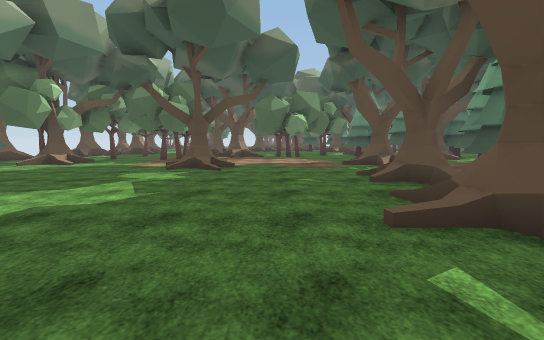
[1] (above)

23 first-person views from a walk through a scene from a Unity 3-D project. The camera is 1.4 m above the floor, tilts 6° down and sees 90° across. The floor is counted in squares, 2 m on a side. Each view is taken from the middle of a square. On the plan, view 1 faces up. The plan holds only what a view shows up to about 9 squares ahead; the rest is blank. The place goes on beyond the plan. Some animated figures are not drawn. Some surface patterns are stand-ins.

[2]
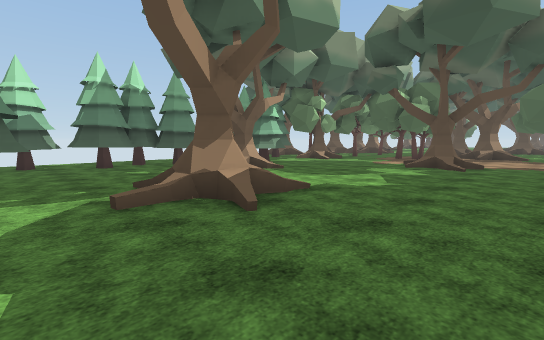

[3]
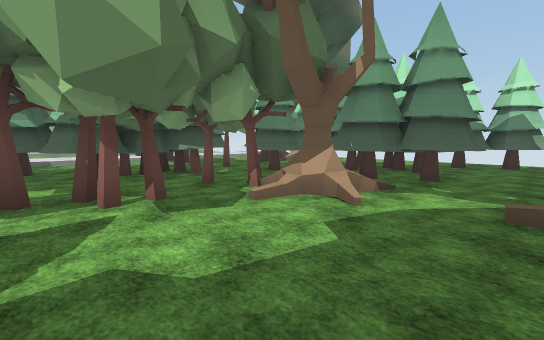

[4]
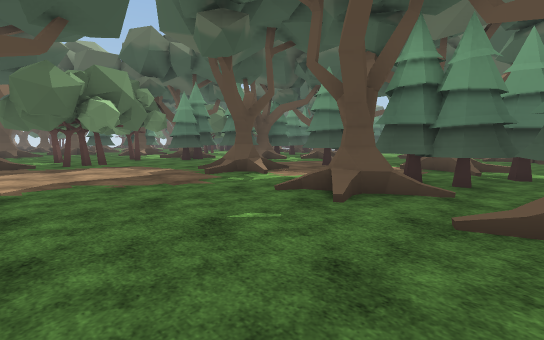

[5]
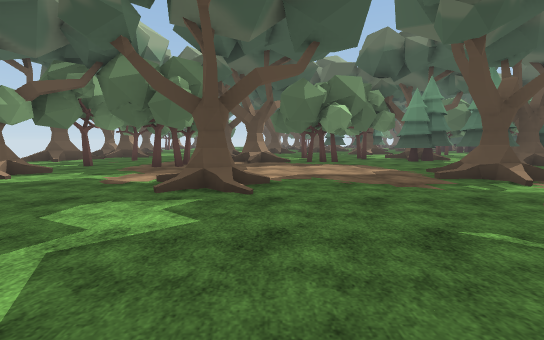

[6]
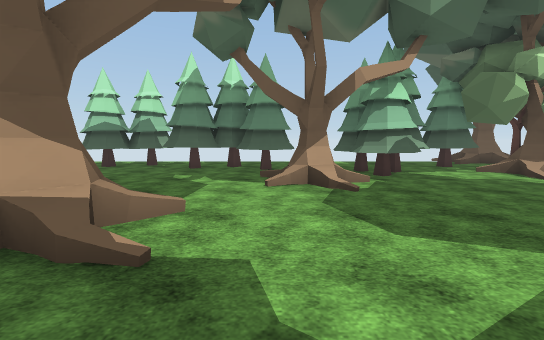

[7]
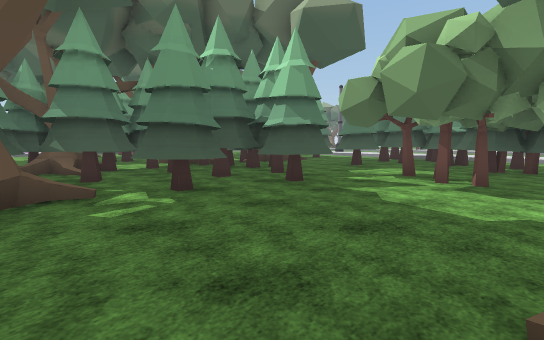

[8]
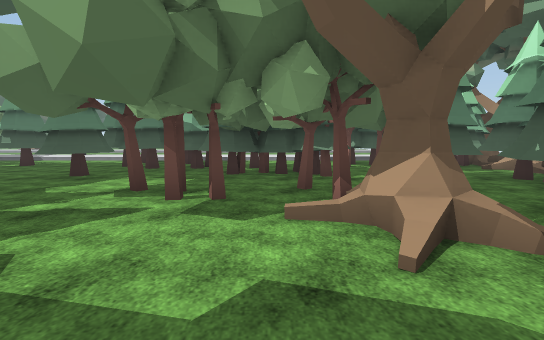

[9]
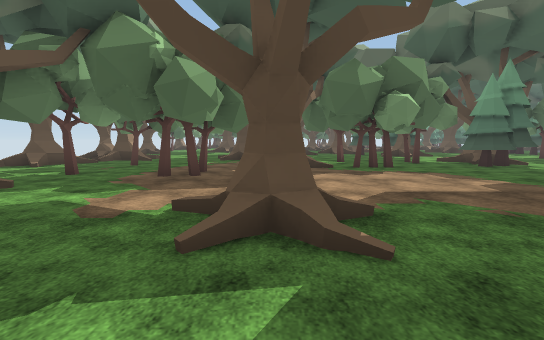

[10]
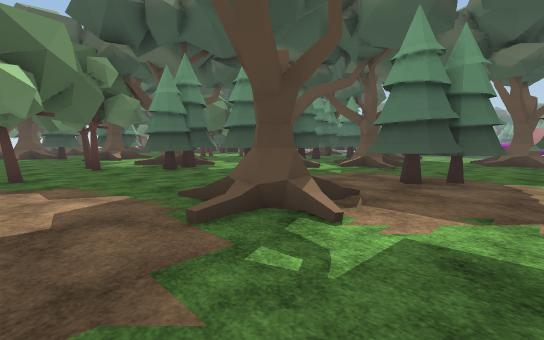

[11]
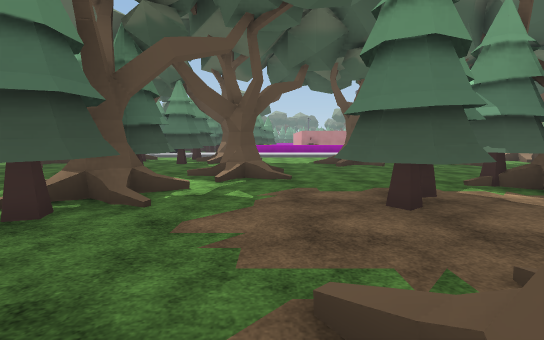

[12]
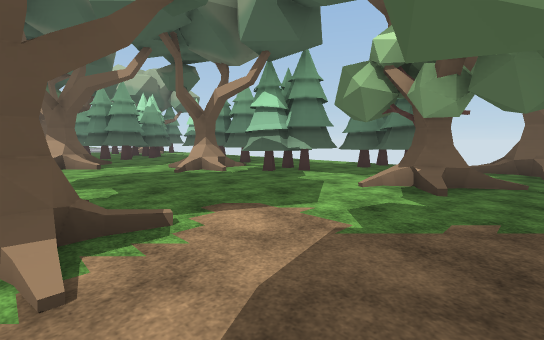

[13]
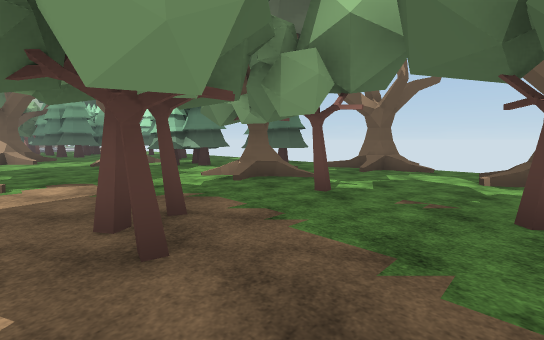

[14]
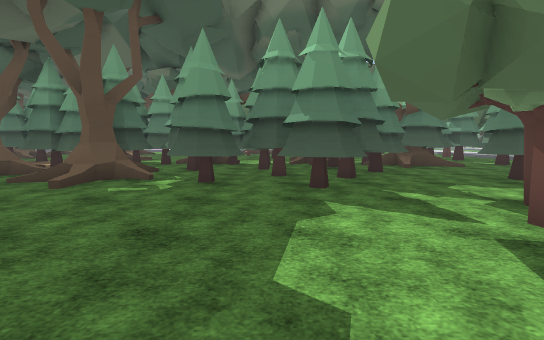

[15]
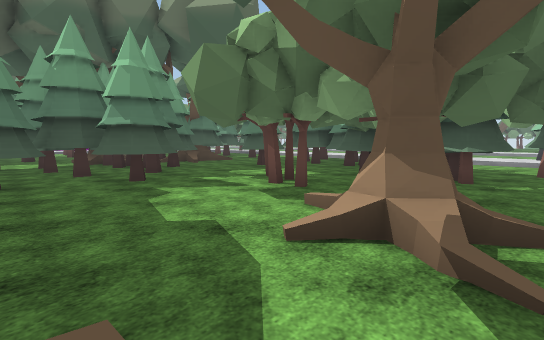

[16]
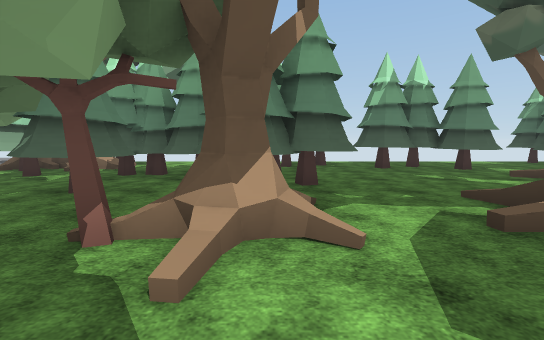

[17]
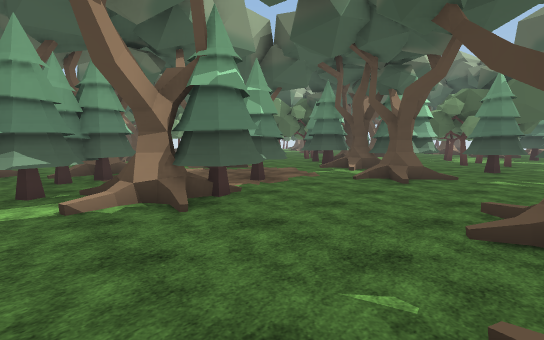

[18]
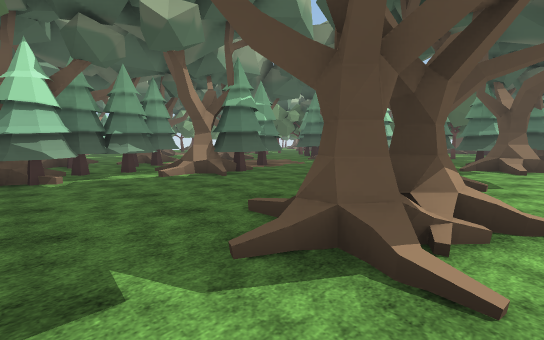

[19]
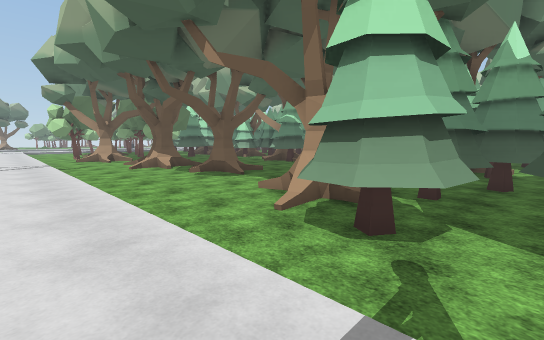

[20]
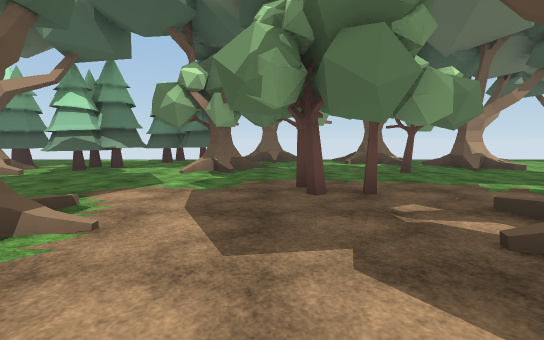

[21]
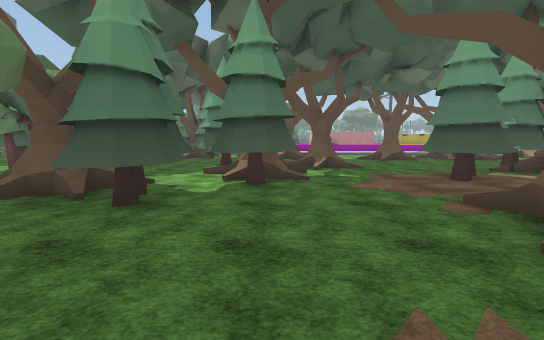

[22]
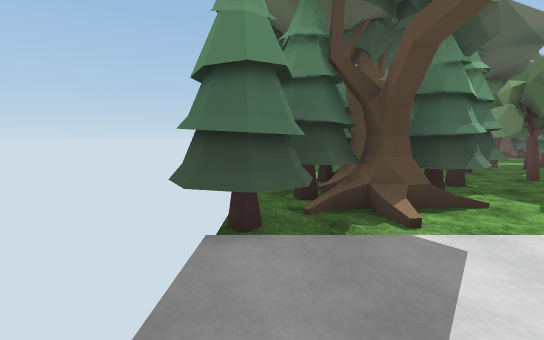

[23]
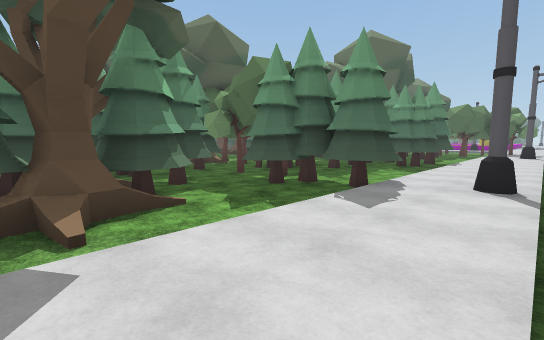

### Floor plan
Key: @ floor where view 1 was taken; # wall or solid block; x gap in a wall; . main floor; : floor 0.25 m higher than the main floor; / step, stairs or slope; T thing the floor can be seen under or through; O other object.
Columns run from 11 left of view 1 to 16 right of it. Each row starts with its distance up from view 1.
 13   O..#...O ....##..x.#.O#./:
 12  ........OOx#..##./#.#####/:
 11  ....#..........##O#...O../:
 10  O:................/O..OO./:
  9   ./O/............./O...../:
  8  .##//..//....OO.#......../:
  7  ##......O.......##...O.../:
  6  ####.............#...OO../:
  5  ..###.......OO#..O#....../:
  4  .../O/........#.//.../O../:
  3  ..#.//......O####..../O../:
  2  .##.........O#####......./:
  1  .##...OO.....#####...../ /:
  0  .#........@##### ..
 -1  .#..##.....#####
 -2  .#####xO...######
 -3   . TTT.#....####
 -4   ..TTT.#.##..#.#
 -5   ..TTTT.....T..O
 -6   #....TT##..T..#
 -7   #O##.. ####T...
 -8  ####.##.  ##T..#.
 -9 ###...##...###/...
-10 ##////##//////
-11  :::::::::::::
-12  //////#//////

Where each view was taken, in squares from view 1:
view 1: 0 up, 0 right, facing up
view 2: 1 down, 0 right, facing up-left
view 3: 0 up, 0 right, facing down-left
view 4: 3 up, 1 left, facing up-right
view 5: 3 up, 1 left, facing up
view 6: 3 up, 1 left, facing left
view 7: 2 up, 2 left, facing down-right
view 8: 0 up, 2 left, facing down
view 9: 5 up, 2 left, facing up
view 10: 6 up, 1 right, facing up-right
view 11: 9 up, 3 right, facing right
view 12: 10 up, 2 left, facing down-left
view 13: 13 up, 3 left, facing down-left
view 14: 1 down, 3 left, facing right
view 15: 0 up, 4 left, facing down-right
view 16: 2 down, 1 left, facing left
view 17: 3 up, 11 right, facing up-left
view 18: 1 up, 13 right, facing up-left
view 19: 13 up, 16 right, facing down-left
view 20: 10 up, 0 right, facing left
view 21: 11 up, 1 right, facing right
view 22: 12 down, 10 left, facing up
view 23: 12 down, 9 left, facing up-right
